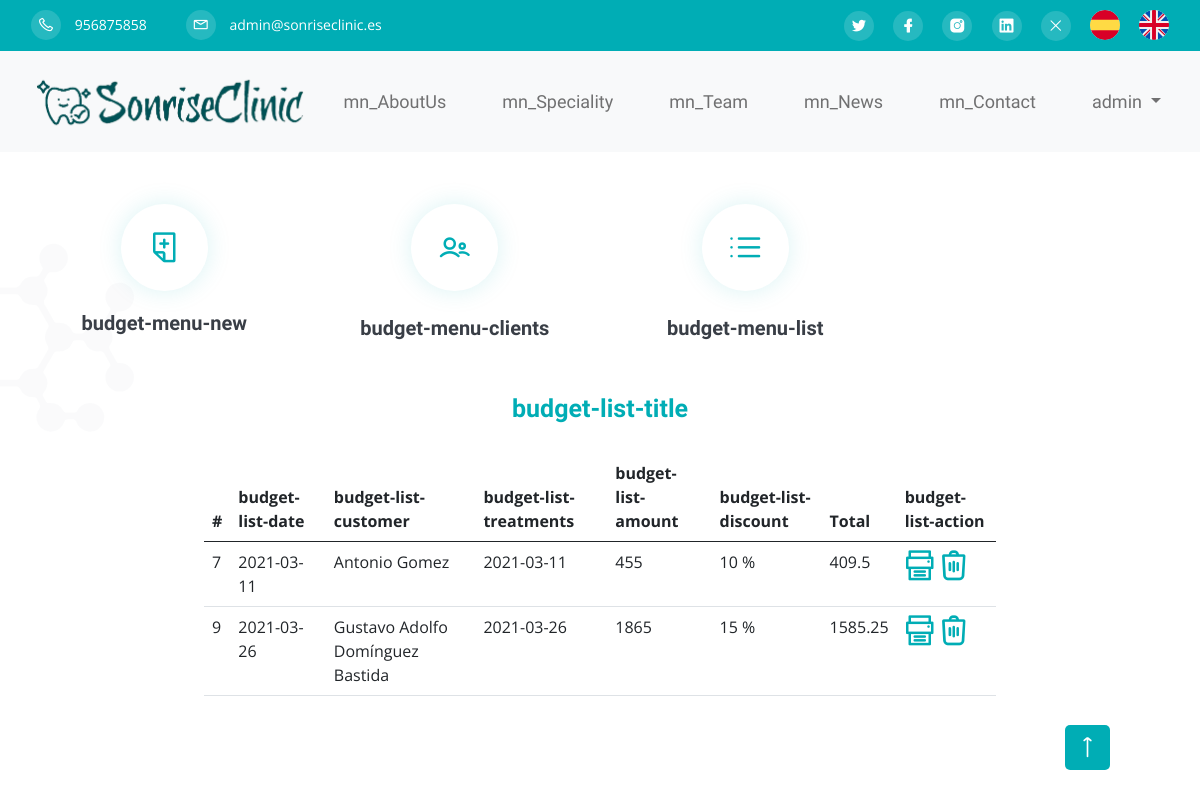
/budget.php (signed in), run on an earlier commit of the app's database.
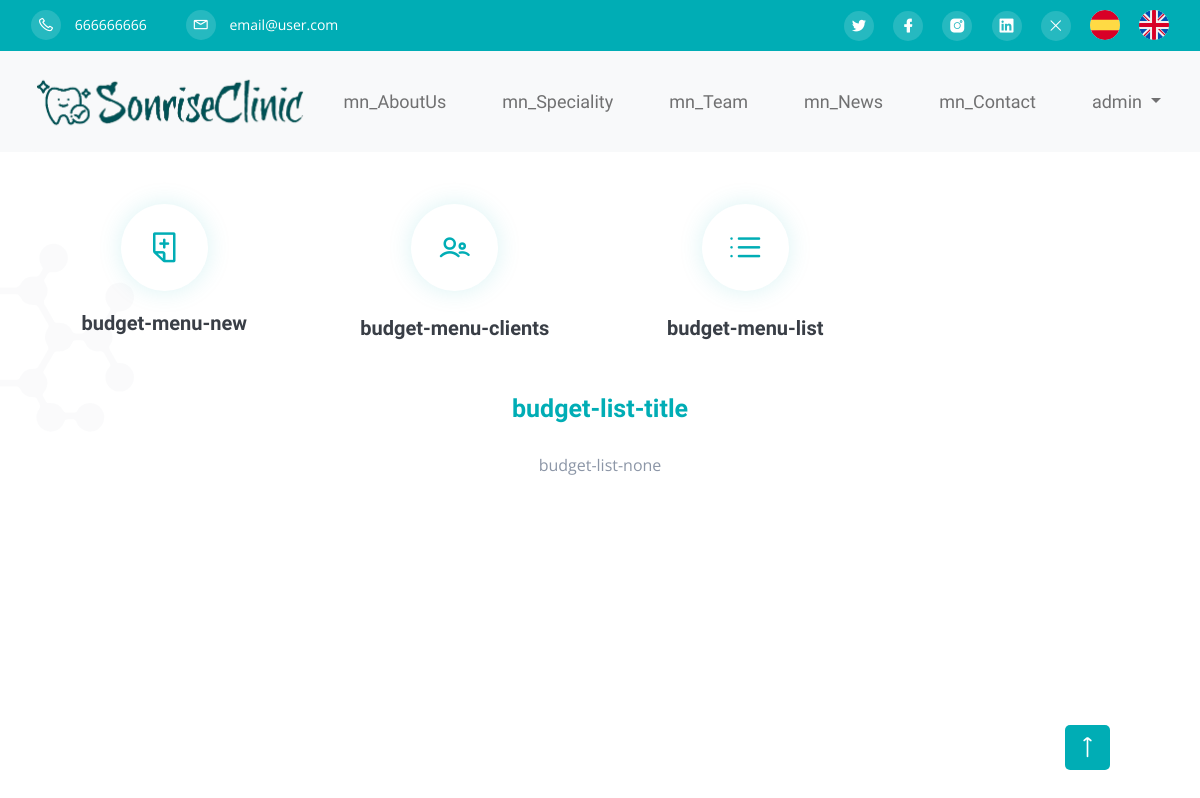
And on a later commit of the database.
### tables this page shows
CREATE TABLE `settings` (
  `id` int(9) NOT NULL,
  `type` varchar(10) NOT NULL,
  `label` varchar(25) NOT NULL,
  `value` varchar(400) NOT NULL
);

CREATE TABLE `blocks` (
  `id` int(9) NOT NULL,
  `id_page` int(9) NOT NULL,
  `name` varchar(56) NOT NULL,
  `label` varchar(56) DEFAULT NULL,
  `order_n` int(9) NOT NULL,
  `title` varchar(56) DEFAULT NULL,
  `subtitle` varchar(56) DEFAULT NULL,
  `text` varchar(56) DEFAULT NULL,
  `enabled` tinyint(1) NOT NULL DEFAULT 1
);

CREATE TABLE `budgets` (
  `id` int(11) NOT NULL,
  `date` date NOT NULL,
  `customer_id` int(11) NOT NULL,
  `amount` float NOT NULL,
  `discount` float NOT NULL,
  `enabled` tinyint(1) NOT NULL DEFAULT 1
);

CREATE TABLE `users` (
  `id` int(11) NOT NULL,
  `name` varchar(100) NOT NULL,
  `confirmKey` varchar(15) NOT NULL,
  `pass` varchar(50) DEFAULT NULL,
  `last_login` datetime DEFAULT NULL,
  `roles` varchar(100) DEFAULT '[USER]',
  `auth_key` varchar(100) DEFAULT NULL,
  `lang` varchar(2) NOT NULL DEFAULT 'es',
  `firstname` varchar(100) DEFAULT NULL,
  `lastname` varchar(100) DEFAULT NULL,
  `email` varchar(100) DEFAULT NULL,
  `address` varchar(256) DEFAULT NULL,
  `postalcode` varchar(5) DEFAULT NULL,
  `city` varchar(56) DEFAULT NULL,
  `province` varchar(56) DEFAULT NULL,
  `phone` varchar(9) DEFAULT NULL,
  `enabled` tinyint(1) NOT NULL DEFAULT 1
);

### includes/sessions.php (called while the page is built, shortened)
<?php
if (isset($_SESSION['lang'])) {
    $lang = $_SESSION['lang'];
} else {
    $lang = null;
}
function isAuthenticated()
{
    if (isset($_SESSION['autentificado'])) {
        return $_SESSION['autentificado'];
    } else return FALSE;
}

### includes/class.data.php (called while the page is built, shortened)
<?php
class DataBase
{
    var $connection;
    public function __construct()
    {
        if (DB_PASS == NULL)
            $this->connection = mysqli_connect(DB_SERVER, DB_USER, DB_NAME);
        else
            $this->connection = mysqli_connect(DB_SERVER, DB_USER, DB_PASS, DB_NAME);
        return true;
    }
    public function nameUser($id)
    {
        $sql = "SELECT firstname, lastname FROM users WHERE id = " . $id;
        $result = mysqli_query($this->connection, $sql) or die(mysqli_error($this->connection));
        $fila = mysqli_fetch_array($result);
        return $fila["firstname"] . " " . $fila["lastname"];
    }
    public function send($sql, $type = 'ARRAY')
    {
        $result = mysqli_query($this->connection, $sql) or die(mysqli_error($this->connection));
        $return = array();
        if ($type == 'ARRAY')
            while (($return[] = mysqli_fetch_array($result))) {
            }
        else {
            while (($return[] = mysqli_fetch_assoc($result))) {
            }
        }
        if (count($return) > 1)
            unset($return[count($return) - 1]);
        else
            $return = FALSE;
        return $return;
    }
    public function select($table, $where, $type = 'ARRAY')
    {
        $sql = "SELECT * FROM " . $table . " WHERE " . $where;
        $result = mysqli_query($this->connection, $sql);
        $return = array();
        if ($type == 'ARRAY')
            while (($return[] = mysqli_fetch_array($result))) {
            }
        else
            while (($return[] = mysqli_fetch_assoc($result))) {
            }
        if (count($return) > 1)
            unset($return[count($return) - 1]);
        else
            $return = FALSE;
        return $return;
    }
}

### includes/functions.php (called while the page is built, shortened)
<?php
function __($str, $lang = null)
{
	return $str;
}

### blocks/budget-list-section.php (the view, shortened to what this page needs)
<?php
$ndb = new DataBase();
?>
<section id="budget-list" class="we-do-section pt-20">
	<div class="container">
		<div class="row">
			<div class="col-xl-6 mx-auto">
				<div class="section-title text-center mb-25">
					<span class="wow fadeInDown" data-wow-delay=".2s"><?= __('budget-list-title', $lang) ?></span>
				</div>
			</div>
		</div>
	</div>
	<div class="row">
		<div class="col-xl-8 mx-auto">
			<?php
			$list = $ndb->select("budgets", "enabled = 1");
			if ($list) : ?>
				<table class="table">
					<thead>
						<tr>
							<th>#</th>
							<th><?= __('budget-list-date', $lang) ?></th>
							<th><?= __('budget-list-customer', $lang) ?></th>
							<th><?= __('budget-list-treatments', $lang) ?></th>
							<th><?= __('budget-list-amount', $lang) ?></th>
							<th><?= __('budget-list-discount', $lang) ?></th>
							<th>Total</th>
							<th><?= __('budget-list-action', $lang) ?></th>
						</tr>
					</thead>
					<tbody>
						<?php foreach ($list as $budget) : ?>
							<tr>
								<td><?= $budget["id"] ?></td>
								<td><?= $budget["date"] ?></td>
								<td><?= $ndb->nameUser($budget["customer_id"]) ?></td>
								<td><?= $budget["date"] ?></td>
								<td><?= $budget["amount"] ?> </td>
								<td><?= $budget["discount"] ?> %</td>
								<td><?= $budget["amount"] - ($budget["amount"] * $budget["discount"] / 100) ?></td>
								<td class="nav-item">
									<a href="admin/printPdf.php?id=<?= $budget['id'] ?>"><i class="lni lni-printer" style="font-size: 30px; color: #00ADB5;" id="pri_<?= $budget['id'] ?>"></i></a>
									<a href="#"><i class="lni lni-trash" style="font-size: 30px; color: #00ADB5;" id="del_<?= $budget['id'] ?>" onclick="deleteBudget(this)"></i></a>
								</td>
							</tr>
						<?php endforeach; ?>
					</tbody>
				</table>
			<?php else : ?>
				<div class="section-title text-center mb-25"><?= __('budget-list-none', $lang) ?></div>
			<?php endif; ?>
		</div>
	</div>
</section>

### budget.php (shortened to what this page needs)
<?php
include("includes/functions.php");
include("includes/sessions.php");
$PG_NAME = "Budget";
?>
<!DOCTYPE html>
<html lang="<?= $lang ?>">
<?php require "sections/head.php" ?>
<body>
  <?php
  include "sections/header.php";
  include "includes/blocks.php";
  ?>
  <a href="#" class="scroll-top">
    <i class="lni lni-arrow-up"></i>
  </a>
</body>
</html>

### sections/head.php (shortened to what this page needs)
<head>
  <link rel="stylesheet" href="assets/css/bootstrap-5.0.5-alpha.min.css">
  <link rel="stylesheet" href="assets/css/LineIcons.2.0.css">
  <link rel="stylesheet" href="assets/css/glightbox.min.css">
  <link rel="stylesheet" href="assets/css/selectr.css">
  <link rel="stylesheet" href="assets/css/date.css">
  <link rel="stylesheet" href="assets/css/animate.css">
  <link rel="stylesheet" href="assets/css/tiny-slider.css">
  <link rel="stylesheet" href="assets/css/main.css">
</head>

### sections/header.php (shortened to what this page needs)
<header id="home" class="header">
  <div class="header-wrapper">
    <div class="header-top theme-bg">
      <div class="container">
        <div class="row">
          <div class="col-md-8">
            <?php
            $db = new DataBase();
            $phone = $db->select("settings", "label ='lni lni-phone'");
            $mail = $db->select("settings", "label ='lni lni-envelope'");
            ?>
            <div class="header-top-left text-center text-md-left">
              <ul>
                <li><a href="#"><i class="lni lni-phone"></i> <?= isset($phone) ? $phone[0]["value"] : "" ?></a></li>
                <li><a href="#"><i class="lni lni-envelope"></i> <?= isset($mail) ? $mail[0]["value"] : "" ?></a></li>
              </ul>
            </div>
          </div>
          <div class="col-md-4">
            <div class="header-top-right d-none d-md-block">
              <ul>
                <?php
                $db = new DataBase();
                $social = $db->send("SELECT * FROM settings WHERE type = 'social' AND value<>'';");
                if (!empty($social)) :
                  foreach ($social as $key) : ?>
                    <li class="nav-item">
                      <a href="<?= $key['value'] ?>">
                        <i class="<?= $key['label'] ?>"></i>
                      </a>
                    </li>
                <?php endforeach;
                endif;
                ?>
                <li class="nav-item">
                  <?php if (!isAuthenticated()) : ?>
                    <a href="login.php">
                      <i class="lni lni-user"></i>
                    </a>
                  <?php else : ?>
                    <a href="logout.php">
                      <i class="lni lni-close"></i>
                    </a>
                  <?php endif; ?>
                </li>
                <li class="nav-item">
                  <button onclick="window.location.href='<?= $_SERVER['PHP_SELF'] ?>?lang=es'" class="es-button"> &nbsp; </button>
                </li>
                <li class="nav-item">
                  <button onclick="window.location.href='<?= $_SERVER['PHP_SELF'] ?>?lang=en'" class="en-button"> &nbsp; </button>
                </li>
              </ul>
            </div>
          </div>
        </div>
      </div>
    </div>
    <?php
    if ($_SERVER['PHP_SELF'] == "/index.php") :
      $href = "";
    else :
      $href = "index.php";
    endif;
    ?>
    <div class="navbar-area bg-light">
      <div class="container ">
        <div class="row">
          <div class="col-lg-12">
            <nav class="navbar navbar-expand-lg navbar-light bg-light">
              <a class="navbar-brand" href="index.php">
                <img src="assets/img/logo/logo-dark.png" style="width:280px" alt="Logo">
              </a>
              <div class="collapse navbar-collapse sub-menu-bar" id="navbarSupportedContent">
                <ul id="nav" class="navbar-nav ml-auto">
                  <li class="nav-item">
                    <a class="nav-link" href="<?= $href ?>#about"><?= __('mn_AboutUs', $lang) ?></a>
                  </li>
                  <li class="nav-item">
                    <a class="nav-link" href="<?= $href ?>#services"><?= __('mn_Speciality', $lang) ?></a>
                  </li>
                  <li class="nav-item">
                    <a class="nav-link" href="<?= $href ?>#team"><?= __('mn_Team', $lang) ?></a>
                  </li>
                  <li class="nav-item">
                    <a class="nav-link" href="<?= $href ?>#blog"><?= __('mn_News', $lang) ?></a>
                  </li>
                  <li class="nav-item">
                    <a class="nav-link" href="<?= $href ?>#contact"><?= __('mn_Contact', $lang) ?></a>
                  </li>
                  <?php if (isAuthenticated()) : ?>
                    <li class="nav-item dropdown">
                      <a class="nav-link dropdown-toggle" href="#" id="navbarDropdown" role="button" data-bs-toggle="dropdown" aria-expanded="false">
                        <?= $_SESSION['firstname'] ?>
                      </a>
                    </li>
                  <?php endif; ?>
              </div>
            </nav>
          </div>
        </div>
      </div>
    </div>
  </div>
</header>

### includes/blocks.php (shortened to what this page needs)
<?php
$db = new DataBase();
$sql = "SELECT * FROM pages a INNER JOIN blocks b ON a.id = b.id_page WHERE a.page = '" . $PG_NAME . "' and b.enabled = 1 ORDER BY order_n ASC";
$blocks = $db->send($sql);
foreach ($blocks as $block) :
    include "blocks/" . $block['name'] . ".php";
endforeach;

### blocks/budget-section.php (shortened to what this page needs)
<section id="budget" class="we-do-section pt-20 mt-5">
	<div class="shape shape-3">
		<img src="assets/img/shapes/shape-3.svg" alt="">
	</div>
	<div class="container">
		<div class="row">
			<div class="col-lg-3">
				<div class="we-do-item mb-25">
					<a href="budget.php?action=new">
						<div class="we-do-icon mb-20 d-none d-md-block">
							<i class="lni lni-add-files" style="font-size: 30px; color: #00ADB5; translate: 0 8px"></i>
						</div>
					</a>
					<h5><a href="budget.php?action=new"><?= __('budget-menu-new', $lang) ?></a></h5>
				</div>
			</div>
			<div class="col-lg-3">
				<div class="we-do-item mb-30">
					<a href="budget.php?action=clients">
						<div class="we-do-icon mb-25">
							<i class="lni lni-users" style="font-size: 30px; color: #00ADB5; translate: 0 8px"></i>
						</div>
					</a>
					<h5><a href="budget.php?action=clients"><?= __('budget-menu-clients', $lang) ?></a></h5>
				</div>
			</div>
			<div class="col-lg-3">
				<div class="we-do-item mb-30">
					<a href="budget.php?action=list">
						<div class="we-do-icon mb-25">
							<i class="lni lni-list" style="font-size: 30px; color: #00ADB5; translate: 0 8px"></i>
						</div>
					</a>
					<h5><a href="budget.php?action=list"><?= __('budget-menu-list', $lang) ?></a></h5>
				</div>
			</div>
		</div>
	</div>
</section>
<?php if (isset($_GET['action'])) :
	$action = $_GET["action"];
else :
	$action = "list";
endif;
switch ($action):
	case "list":
		include "blocks/budget-list-section.php";
		break;
endswitch;

### assets/css/main.css (style rules this page uses)
html { scroll-behavior: smooth }
body { font-family: open sans, sans-serif; font-weight: 400; font-style: normal; color: #8c96a7; overflow-x: hidden }
* { margin: 0; padding: 0; -webkit-box-sizing: border-box; box-sizing: border-box }
img { max-width: 100% }
i, span, a { display: inline-block; text-decoration: none }
audio, canvas, iframe, img, svg, video { vertical-align: middle }
h1, h2, h3, h4, h5, h6 { font-weight: 600; color: #393e46; font-family: raleway, sans-serif; margin: 0 }
h1 a, h2 a, h3 a, h4 a, h5 a, h6 a { color: inherit }
h5 { font-size: 20px }
ul, ol { margin: 0; padding: 0; list-style-type: none }
.theme-bg { background-color: #00adb5 }
.shape { position: absolute }
.scroll-top { width: 45px; height: 45px; background: #00adb5; text-align: center; line-height: 45px; font-size: 20px; color: #fff; border-radius: 5px; position: fixed; bottom: 30px; right: 90px; z-index: 9; cursor: pointer; -webkit-transition: all .3s ease-out 0s; transition: all .3s ease-out 0s }
.section-title span { font-family: raleway, sans-serif; font-size: 25px; font-weight: 600; display: block; color: #00adb5; margin-bottom: 15px }
.mt-5 { margin-top: 5px }
.mb-20 { margin-bottom: 20px }
.mb-25 { margin-bottom: 25px }
.mb-30 { margin-bottom: 30px }
.pt-20 { padding-top: 20px }
.header { position: relative; padding-top: 136px }
.header .header-wrapper { position: absolute; width: 100%; left: 0; top: 0; z-index: 99 }
.header-top { padding: 10px 0 }
.header-top ul li { display: inline-block }
.header-top ul li a { color: #fff; font-size: 14px }
.header-top ul li a i { width: 30px; height: 30px; border-radius: 50%; line-height: 30px; text-align: center; display: inline-block; background: rgba(255, 255, 255, .15); color: #fff; -webkit-transition: all .3s ease-out 0s; transition: all .3s ease-out 0s }
.header-top .header-top-left ul li:first-child { margin-right: 35px }
.header-top .header-top-left ul li a i { margin-right: 10px }
.header-top .header-top-right { text-align: right }
.header-top .header-top-right ul li { margin-left: 15px }
.navbar-area { -webkit-transition: all .3s ease-out 0s; transition: all .3s ease-out 0s; background: #fff }
.navbar { padding: 0; border-radius: 5px; position: relative; -webkit-transition: all .3s ease-out 0s; transition: all .3s ease-out 0s; padding: 15px 0 }
.navbar-brand { padding: 0 }
.navbar-brand img { max-width: 280px }
.navbar-nav .nav-item { margin-left: 40px; position: relative }
.navbar-nav .nav-item:first-child { margin-left: 0 }
.navbar-nav .nav-item a { font-size: 18px; font-weight: 500; color: #393e46; font-family: raleway, sans-serif; -webkit-transition: all .3s ease-out 0s; transition: all .3s ease-out 0s; position: relative }
.we-do-section { position: relative }
.we-do-section .shape { left: -100px }
.we-do-section .we-do-item { text-align: center }
.we-do-section .we-do-item .we-do-icon { width: 87px; height: 87px; line-height: 83px; text-align: center; margin-left: auto; margin-right: auto; border-radius: 50%; -webkit-box-shadow: 0 0 25px rgba(0, 173, 181, .15); box-shadow: 0 0 25px rgba(0, 173, 181, .15) }

### sections/head.php (style rules this page uses)
ul li button.es-button { height: 30px; width: 30px; border-radius: 50%; border: none; background-image: url('../images/lenguages/espana.svg'); background-repeat: no-repeat; }
.en-button { height: 30px; width: 30px; border-radius: 50%; border: none; background-image: url('../images/lenguages/reino-unido.svg'); background-repeat: no-repeat; }

What changed in the data, as far as the page shows it:
removed budgets: id "7", date "2021-03-11", customer.lastname "Antonio Gomez", amount "455", discount "10", $budget["amount"] - ($budget["amount"] * $budget["discount"] / 100) "409.5"
removed budgets: id "9", date "2021-03-26", customer.lastname "Gustavo Adolfo Domínguez Bastida", amount "1865", discount "15", $budget["amount"] - ($budget["amount"] * $budget["discount"] / 100) "1585.25"
changed settings (number 1 of 6 on the later page): value "956875858" → "666666666"
changed settings: value "admin@sonriseclinic.es" → "email@user.com"
shown differently, row unchanged: blocks: no longer shows "# Total"
